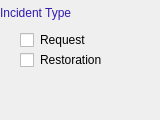
               <widget class="QFrame" name="frame_9">
                <property name="minimumSize">
                 <size>
                  <width>0</width>
                  <height>120</height>
                 </size>
                </property>
                <property name="styleSheet">
                 <string notr="true">
border-radius:0px;</string>
                </property>
                <property name="frameShape">
                 <enum>QFrame::StyledPanel</enum>
                </property>
                <property name="frameShadow">
                 <enum>QFrame::Raised</enum>
                </property>
                <widget class="QLabel" name="label_3">
                 <property name="geometry">
                  <rect>
                   <x>0</x>
                   <y>0</y>
                   <width>151</width>
                   <height>25</height>
                  </rect>
                 </property>
                 <property name="styleSheet">
                  <string notr="true">color:rgb(49, 27, 175);</string>
                 </property>
                 <property name="text">
                  <string>Incident Type</string>
                 </property>
                 <property name="margin">
                  <number>4</number>
                 </property>
                </widget>
                <widget class="QCheckBox" name="request_type_check">
                 <property name="geometry">
                  <rect>
                   <x>20</x>
                   <y>30</y>
                   <width>86</width>
                   <height>20</height>
                  </rect>
                 </property>
                 <property name="text">
                  <string>Request</string>
                 </property>
                </widget>
                <widget class="QCheckBox" name="restoration_type_check">
                 <property name="geometry">
                  <rect>
                   <x>20</x>
                   <y>50</y>
                   <width>111</width>
                   <height>20</height>
                  </rect>
                 </property>
                 <property name="text">
                  <string>Restoration</string>
                 </property>
                </widget>
               </widget>
